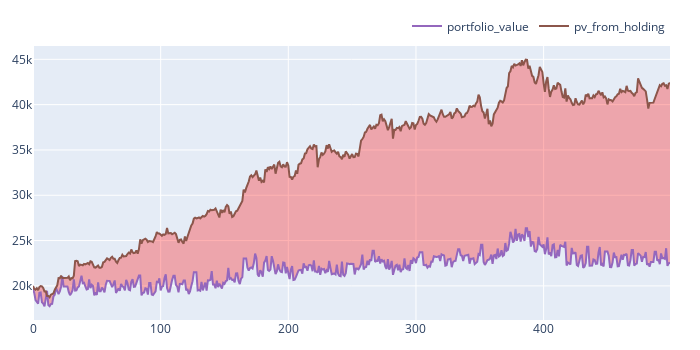

Notebook source saved alongside this figure:
### Code cell
fig = df['portfolio_value'].vbt.plot_against(df['pv_from_holding'])
fig.show()

### Figure 1 — Plotly figure (JSON) as saved in the notebook; plotly's stock layout.template omitted (floating-point values rounded to 4 significant figures; data arrays with more than 128 entries replaced by an {"elided": "..."} marker saying what was removed)
{"data": [{"hoverinfo": "skip", "line": {"color": "rgba(0, 0, 0, 0)", "width": 0}, "opacity": 0, "showlegend": false, "type": "scatter", "uid": "d9721c68-2232-4b78-95c4-2e5a04efbd28", "x": {"elided": "500 int values"}, "y": {"elided": "500 float values"}}, {"connectgaps": false, "fill": "tonexty", "fillcolor": "rgba(0, 128, 0, 0.3)", "hoverinfo": "skip", "line": {"color": "rgba(0, 0, 0, 0)", "width": 0}, "opacity": 0, "showlegend": false, "type": "scatter", "uid": "b833235d-cfa8-419d-af8d-2ca1f39e710b", "x": {"elided": "500 int values"}, "y": {"elided": "500 float values"}}, {"hoverinfo": "skip", "line": {"color": "rgba(0, 0, 0, 0)", "width": 0}, "opacity": 0, "showlegend": false, "type": "scatter", "uid": "e047888f-162b-45b2-b0d2-984466159c87", "x": {"elided": "500 int values"}, "y": {"elided": "500 float values"}}, {"connectgaps": false, "fill": "tonexty", "fillcolor": "rgba(255, 0, 0, 0.3)", "hoverinfo": "skip", "line": {"color": "rgba(0, 0, 0, 0)", "width": 0}, "opacity": 0, "showlegend": false, "type": "scatter", "uid": "b416ca36-71c8-4129-9587-f7ae9aee47ff", "x": {"elided": "500 int values"}, "y": {"elided": "500 float values"}}, {"name": "portfolio_value", "showlegend": true, "type": "scatter", "uid": "242da591-e23f-4039-935e-6c85ce594cc6", "x": {"elided": "500 int values"}, "y": {"elided": "500 float values"}}, {"name": "pv_from_holding", "showlegend": true, "type": "scatter", "uid": "1bbb5097-f4c8-49d1-9779-c466bd108469", "x": {"elided": "500 int values"}, "y": {"elided": "500 float values"}}], "layout": {"height": 350, "legend": {"orientation": "h", "traceorder": "normal", "x": 1, "xanchor": "right", "y": 1.02, "yanchor": "bottom"}, "margin": {"b": 30, "l": 30, "r": 30, "t": 30}, "width": 700}}
